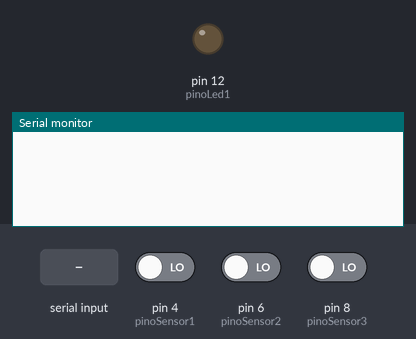
Bench run of a sketch on a simulated Arduino Uno, built with avr-gcc and run on an emulated ATmega328P. Parts: output pins drawn as LEDs (lit = HIGH), the last lines printed to the serial monitor. The inputs (shaded band) are chosen by the test bench; at power-on: pin 4 (pinoSensor1) LOW, pin 6 (pinoSensor2) LOW, pin 8 (pinoSensor3) LOW.

Above: at 1.2 s.
1.3 s: pin 4 (pinoSensor1) driven HIGH
At 2.5 s:
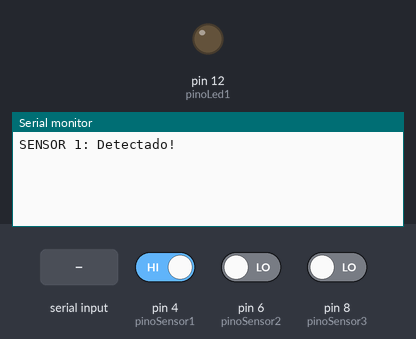
2.8 s: pin 6 (pinoSensor2) driven HIGH
At 3.9 s:
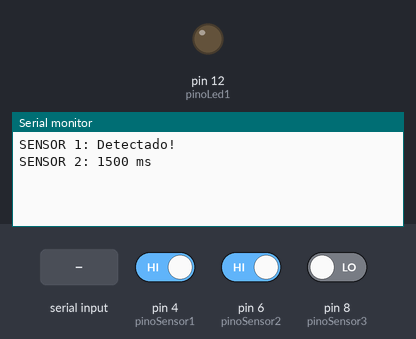
4.3 s: "a" received over Serial
At 5.5 s:
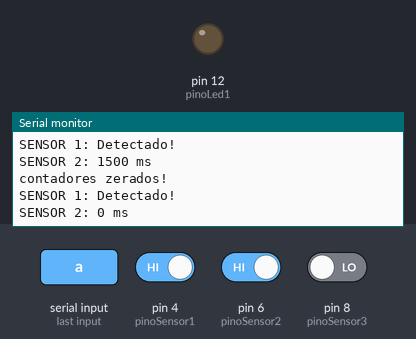

Measured:
- after the input at 1.3 s, the serial monitor: prints a new line at once (image 1)
- after the input at 2.8 s, the serial monitor: prints a new line at once (image 2)
- after the input at 4.3 s, the serial monitor: prints a new line at once (image 3)

The sketch:

Viscosidade.ino
```cpp
const int pinoLed1 = 12; //PINO DIGITAL UTILIZADO PELO LED
const int pinoSensor1 = 4; //PINO DIGITAL UTILIZADO PELO SENSOR
const int pinoSensor2 = 6; //PINO DIGITAL UTILIZADO PELO SENSOR
const int pinoSensor3 = 8; //PINO DIGITAL UTILIZADO PELO SENSOR

int contador1 = 0;
int contador2 = 0;
int contador3 = 0;

int comando;

unsigned long tempoinicial;
unsigned long tempodetectado;

void setup()
{
  pinMode(pinoSensor1, INPUT); //DEFINE O PINO COMO ENTRADA

  pinMode(pinoLed1, OUTPUT); //DEFINE O PINO COMO SAÍDA
  digitalWrite(pinoLed1, LOW); //LED INICIA DESLIGADO

  Serial.begin(9600);
}

void loop()
{
  comando = Serial.read();

  if (digitalRead(pinoSensor1) == HIGH && contador1 <= 0)
  {
    Serial.print("SENSOR 1: ");
    tempoinicial = millis();
    Serial.println("Detectado!");
    contador1++;
  }
  if (digitalRead(pinoSensor2) == HIGH && contador2 <= 0)
  {
    Serial.print("SENSOR 2: ");
    tempodetectado = millis();
    Serial.print(tempodetectado - tempoinicial);
    Serial.println(" ms");
    contador2++;
  }
  if (digitalRead(pinoSensor3) == HIGH && contador3 <= 0)
  {
    Serial.print("SENSOR 3: ");
    tempodetectado = millis();
    Serial.print(tempodetectado - tempoinicial);
    Serial.println(" ms");
    contador3++;
  }
  if(comando == 'a'){
    Serial.println("contadores zerados!");
    contador1 = 0;
    contador2 = 0;
    contador3 = 0;
  }

}
```
